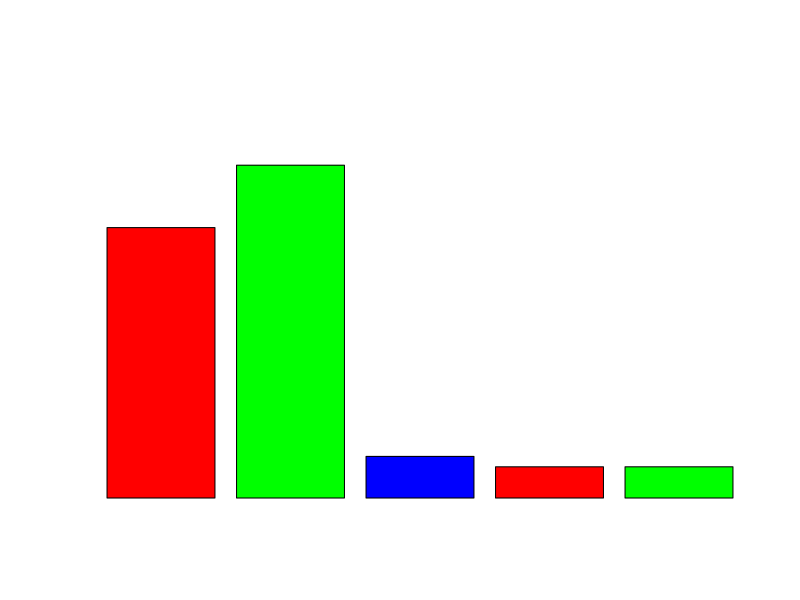

R code for this plot: (Note: this script raises an error after producing the figure.)
## ---- chunk 1
knitr::opts_chunk$set(echo = TRUE)
## ---- chunk 2
library(readxl)

dados <- read_excel("../dados/umses_alunos_2018.xlsx") 
dados2 <- read_excel("../dados/dicionario_de_dados.xlsx")
dados <- as.data.frame(dados) #deixando como data frame

dado<- table(dados$idade)

nomes <- c("16 e 20","21 e 25","26 e 30")
barplot(dado,names.arg = nomes,ylim=c(0,40),xlab = "Idade",ylab = "Frequência",col = rainbow(3),main = "Faixa etária dos questionados")
## ---- chunk 3
library(readxl)
library(graphics)
dados <- read_excel("../dados/umses_graduacao_2018_vtidy.xlsx")

i<- 1
for (opcao in dados$genero) {
  if (opcao == 1) {
    dados$genero<- replace(dados$genero, i, "Indefinido")
  }
  else if (opcao == 2){
    dados$genero<- replace(dados$genero, i, "Masculino")
  }
  else {
    dados$genero<- replace(dados$genero, i, "Feminino")
  }
  i<-i+1
}


genero <- table(dados$genero)

v <- round(genero/sum(genero)*100)

gen <- barplot(v,col = rainbow(2),ylim=c(0,70),xlab = "Gênero",
               ylab = "Porcentagem de pessoas",main = "Gênero dos questionados")

text(gen, v+4,paste(v,"%",sep=""))
## ---- chunk 4
library(readxl)
library(graphics)
#fazendo grafico principais motivos
dados <- read_excel("../dados/umses_graduacao_2018_vtidy.xlsx")
dados <- as.data.frame(dados)

d<- c(sum(dados$contato),sum(dados$atualizado),sum(dados$preencher),sum(dados$encontrar),sum(dados$compopiniao),sum(dados$compfoto),sum(dados$amigosja),sum(dados$profnetwork),sum(dados$novaamizade),sum(dados$compdetalhe))

names(d) <- c("Contato","Atualizar","Tempo livre","Conteúdo","Opiniões","Fotos ou vídeos","Amigos","Networking","Pessoas","Compartilhar \nassuntos\nde trabalho")

par(mar = c(7,4,4,4))
grafico <- barplot(d,col=rainbow(11),las=2,
                   ylim = c(0,70),main="Principais motivos de uso",
                   ylab = "Quantidade de questionados")
text(grafico,d+6,paste(d,"",sep=""))

## ---- chunk 5
library(readxl)
library(graphics)
dados <- read_excel("../dados/umses_graduacao_2018_vtidy.xlsx")
d <- as.data.frame(dados)
dado <- d$usoacademico  
dado <- factor(d$usoacademico)
dado2 <- table(dado)
names(dado2) <- c("Não","Sim","Com restrições","Não sei")

par(mar = c(7,4,4,4))
dado2 <- round(dado2/sum(dado2)*100)
teste  <- barplot(dado2,cex.names=1.0,col=rainbow(11),
                  ylab="Quantidade",ylim = c(0,80),
                  main="Mídia social pode ser usada pelos professores?")
text(teste, dado2+6,paste(dado2,"%",sep="")) #add o numero em cima
## ---- chunk 6
dados <- read_excel("../dados/umses_graduacao_2018_vtidy.xlsx")
d <- as.data.frame(dados)
dado <- d$profchegaal
dado2 <- table(dado)
names(dado2) <- c("Não","Sim","Não sei")
par(mar = c(7,4,4,4))
dado2 <- round(dado2/sum(dado2)*100)


grafico <- barplot(dado2,cex.names = 1.5, col=rainbow(7),
                   las=2,ylab="Porcentagem dos questionados",
                   ylim=c(0,50),main="Melhor forma dos professores se aproximarem?")
text(grafico,dado2+5,paste(dado2,"%",sep=""))

## ---- chunk 7
dados <- read_excel("../dados/umses_graduacao_2018_vtidy.xlsx")
d <- as.data.frame(dados)
dado <- d$melhoraresul
dado2 <- table(dado)
names(dado2) <- c("Não","Sim","Não sei")

par(mar = c(7,4,4,4))
dado2 <- round(dado2/sum(dado2)*100)

grafico <- barplot(dado2,cex.names = 1.5, col=heat.colors(3),
                   las=2,ylab="Quantidade",
                   ylim=c(0,70),main="Melhores resultados com a integração das redes socias")
text(grafico,dado2+5,paste(dado2,"%",sep=""))
